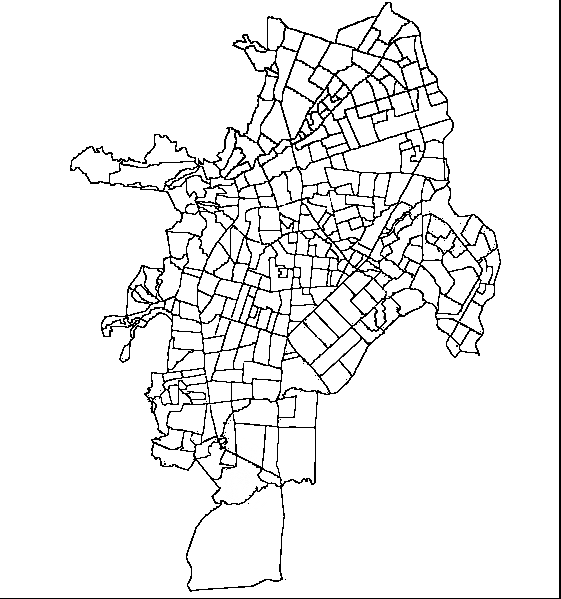
#> input picture extra/mapa.png, 561 x 599 px
$ jupyter execute --allow-errors plotter.ipynb   (shell and % lines are left out)
#> lines starting #> are read from the running program, lines starting #| are printed output that depends on the picture; after the words box and inside, x2 and y2 are one past the last pixel; in counts of white or black regions, pixels touching at a corner belong together
[cell 1]
import matplotlib.pyplot as mplt
from operator import itemgetter
from itertools import groupby
import numpy as np
import cv2
import ast
import csv
import os


# set matplotlib to print inline (Jupyter)

pth = '../data/dump/'
#> (the rest of this cell did not finish here and is left out)

[cell 2]
bests = list()
#> (the rest of this cell did not finish here and is left out)

[cell 3]
def csvRead(file, filepth='../data/', delimiter=';'):
    with open(filepth + file, newline='') as csv_file:
        csv_data = csv.reader(csv_file, delimiter=delimiter)
        return list(csv_data)[1:]

def loadLittleInfo(csv_reader_out):
    clients = [int(data_point[2]) for data_point in csv_reader_out]
    little_info = np.array(clients)
    return little_info

#> (the rest of this cell did not finish here and is left out)

[cell 4]
import json
#> (the rest of this cell did not finish here and is left out)

group = [[(int(x), int(y)) for n, x, y in g] for k, g in  groupby(per,key=itemgetter(0))]
loc = generateLocationMap(per)

labels = list()
for i in per:
    if i[0] not in labels:
        labels.append(i[0])

loc = [loc[k] for k in labels]

# Find maximas and minimas
norm_x = 640
norm_y = 480
max_x = 0
min_x = 99999999
max_y = 0
min_y = 99999999

colors = [
    [0, 86, 226],  # 1
    [163, 198, 255],  # 2
    [19, 29, 45],  # 3
    [0, 255, 225],  # 4
    [0, 130, 114],  # 5
    [6, 130, 0],  # 6
    [11, 255, 0],  # 7
    [135, 255, 130],  # 8
    [248, 255, 130],  # 9
    [240, 255, 0],  # 10
    [127, 135, 0],  # 11
    [255, 80, 0],  # 12
    [255, 0, 0],  # 13
    [203, 0, 255],  # 14
    [75, 0, 94],  # 15
    [140, 140, 140],  # 16
    [0, 0, 0],  # 17
    [255, 73, 155],  # 18
    [107, 51, 0], # 19
    [87, 107, 0],  # 20
]

colors = [np.array(color, dtype=np.uint8) for color in colors]


for i in group:
    xs = [a for a, b in i]
    ys = [b for a, b in i]

    if max_x < max(xs):
        max_x = max(xs)
    if max_y < max(ys):
        max_y = max(ys)

    if min_x > min(xs):
        min_x = min(xs)
    if min_y > min(ys):
        min_y = min(ys)

# Keep the scale factor unchanged
diff_x = max_x - min_x
diff_y = max_y - min_y

# Ratio w:h
ratio = diff_x / diff_y

usable_x = norm_x
usable_y = norm_y
if ratio < 1:
    usable_y = norm_y
    usable_x = int(norm_y * ratio)

img_px_sup = usable_x + 10
img_px_inf = 10

img_py_sup = 480 // 2 + usable_y // 2
img_py_inf = 480 // 2 - usable_y // 2

# Remap the values of group
def scaler(x, y):
    sx = ((img_px_sup - img_px_inf) * (x - min_x)) / (max_x - min_x) + img_px_inf
    sy = ((img_py_sup - img_py_inf) * (y - min_y)) / (max_y - min_y) + img_py_inf
    return (int(sx), int(sy))
group_scaled = [[scaler(x, y) for x, y in g] for g in group]
loc = [scaler(x, y) for x, y in loc]

# Create the image
img = np.zeros([481, img_px_sup + 11, 3], dtype=np.uint8)
img += np.array([255, 255, 255], dtype=np.uint8)

ccc = [np.array([i,j,0]) for i in range(10, 255, 10) for j in range(0, 255, 10)]
ccc = ccc[0:329]

cccc = list(zip(labels, ccc))
cccc = [(l, list(c)) for l, c in cccc]
cccc = [(l, [int(c[0]),int(c[1]),int(c[2])]) for l, c in cccc]
cccc = {k:c for k, c in cccc}
with open('color_relations.json', 'w') as outfile:
    json.dump(cccc, outfile, indent=4)

# 15
k = 15

for g in group_scaled:
    for i in g:
        img[i[1], i[0]] = np.array([220, 220, 220], dtype=np.uint8)
for i in group_scaled[k]:
        img[i[1], i[0]] = colors[0]
print(ccc[k])

img[loc[k][1]:loc[k][1]+5, loc[k][0]:loc[k][0]+5] = ccc[k]

mplt.figure(figsize=(27, 30))
mplt.imshow(img, origin='lower')
# mplt.savefig('holi.png')

[cell 5]
import cv2
import matplotlib.pyplot as mplt
# set matplotlib to print inline (Jupyter)

img = 'mapa.png'
img = cv2.imread(img, cv2.IMREAD_GRAYSCALE)
#> img is the input picture: shape (599, 561); min 0, max 255, mean 236.5
img_c = img.copy()

h, w = img.shape
#> h = 599; w = 561

for i in range(h-1):
    for j in range(w-1):
        if img[i,j] == 0:
            if img[i+1,j+1] == 0 or img[i-1,j+1] == 0:
                img_c[i,j+1] = 0
            elif img[i-1,j-1] == 0 or img[i+1,j-1] == 0:
                img_c[i,j-1] = 0
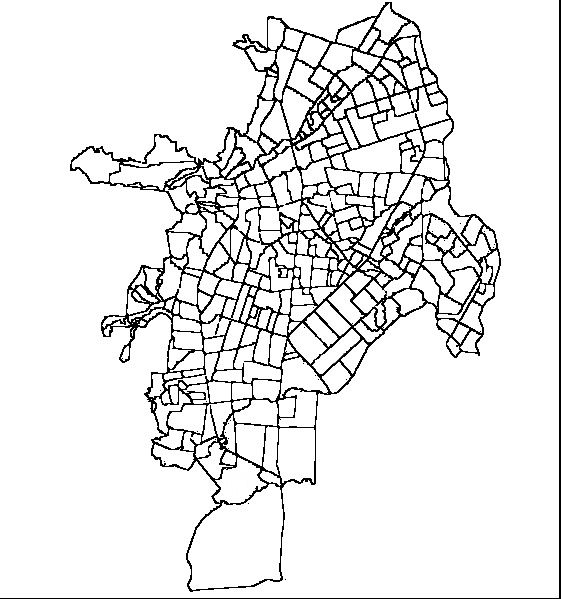
#> img_c: shape (599, 561); 1.54% of pixels changed, all inside (x1, y1, x2, y2) = (70, 2, 501, 592)

cv2.imwrite('holi.png', img_c)
mplt.figure(figsize=(20,20))
mplt.imshow(img_c, cmap='gray')
mplt.show()

[cell 6]
img = 'mapa_color.png'
img = cv2.imread(img)
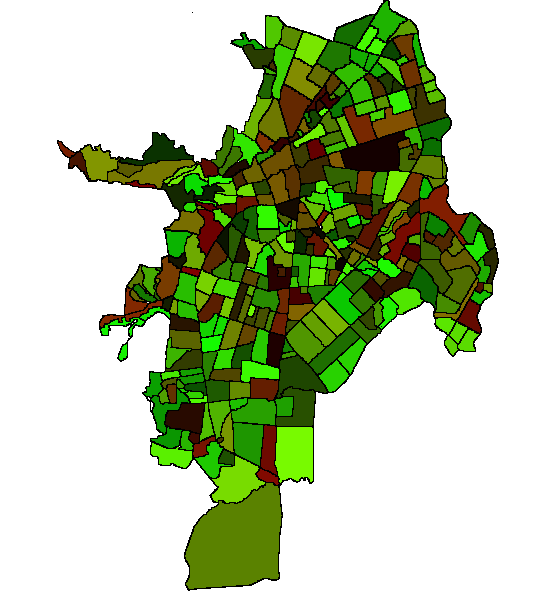
#> input picture extra/mapa_color.png, 552 x 594 px
#> img is the input picture: shape (594, 552, 3); mean B, G, R 161.7, 198.5, 183
img = cv2.cvtColor(img, cv2.COLOR_BGR2RGB)

neighbor = np.zeros(img.shape)
neighbor = np.all(img == [10, 0, 0], axis=-1)
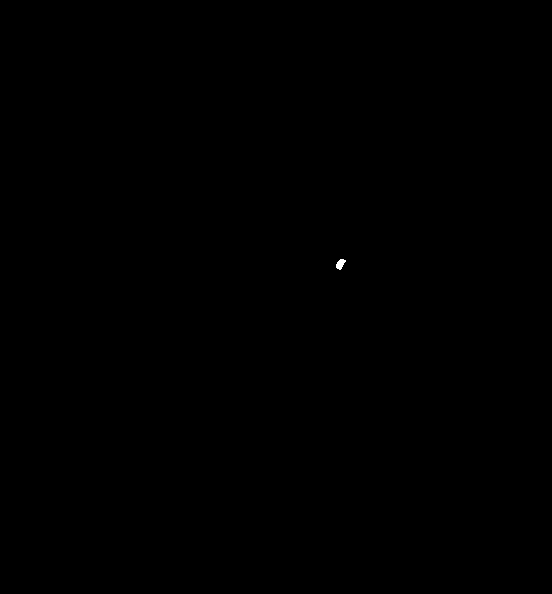
#> neighbor: shape (594, 552) bool; 0.02% white; 1 white region, box (x1, y1, x2, y2) and area: (336, 259, 346, 270) 69
neighbor = np.stack([neighbor, neighbor, neighbor], axis=2)
neighbor = np.where(neighbor, [255, 255, 255], neighbor)

neighbor = neighbor.astype(np.uint8)

mplt.figure(figsize=(15,15))
mplt.imshow(neighbor, vmin=0)
mplt.show()
